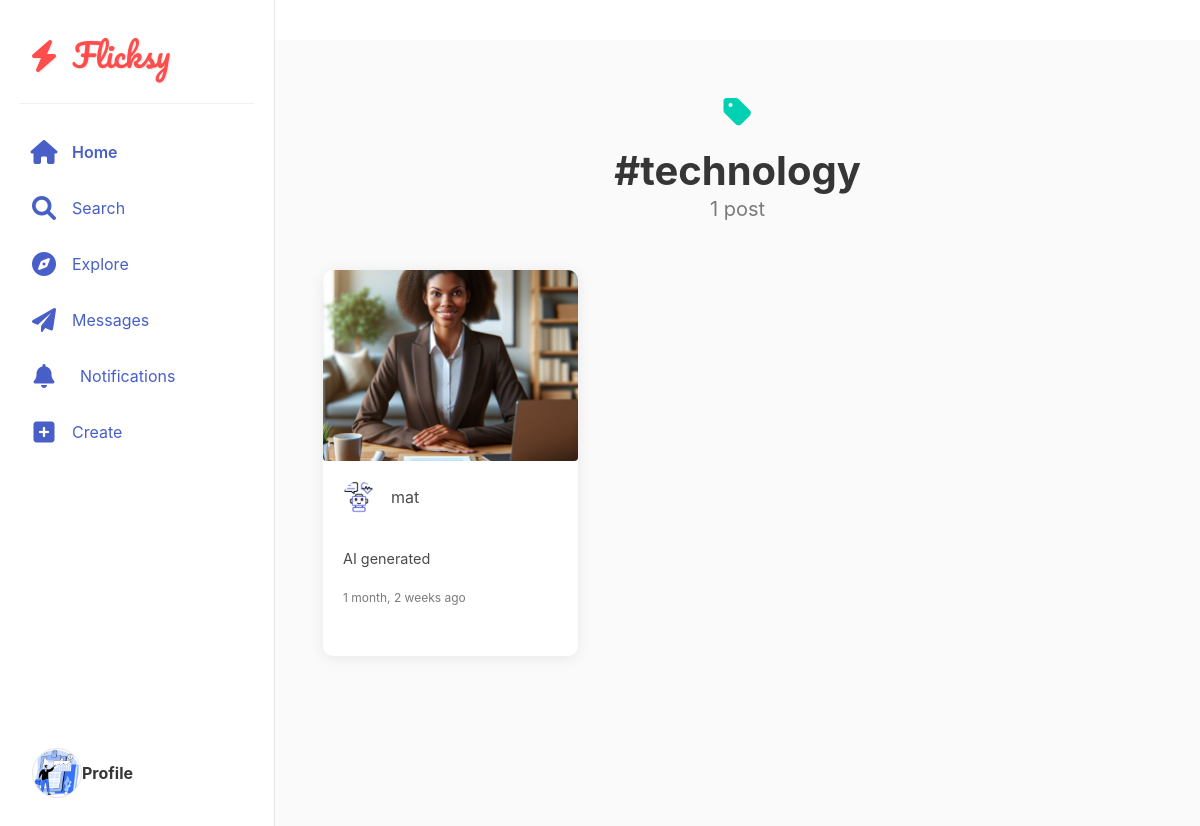
The app's page /tags/technology/ (signed in) with its own data.
### account/models.py (models this page shows, shortened)
class Profile(models.Model):
  user = models.OneToOneField(User,on_delete=models.CASCADE,related_name='profile')
  first_name = models.CharField(max_length=100,null=True,blank=True)
  last_name = models.CharField(max_length=100,null=True,blank=True)
  location = models.CharField(max_length=100,null=True,blank=True)
  social_url = models.URLField(blank=True,null=True)
  profile_info = models.TextField(blank=True,null=True)
  created = models.DateField(auto_now_add=True)
  favorites = models.ManyToManyField(Post, related_name='favorited_by', blank=True)
  picture = models.ImageField(upload_to='profile_pictures',blank=True,null=True)

### post/models.py (models this page shows, shortened)
class Tag(models.Model):
  title = models.CharField(max_length=100,verbose_name='Tag')
  slug = models.SlugField(null=False,unique=True)
  class Meta:
    verbose_name_plural ='Tags'

class Post(models.Model):
  id = models.UUIDField(primary_key=True,default=uuid.uuid4,editable=False)
  content = models.ManyToManyField(PostProfileContent,related_name='contents',blank=True)
  caption = models.TextField(max_length=2000,verbose_name='caption')
  date_posted = models.DateTimeField(auto_now_add=True)
  tags = models.ManyToManyField(Tag,related_name='tags')
  user = models.ForeignKey(User,on_delete=models.CASCADE)
  likes = models.IntegerField(default=0)
  unlikes = models.IntegerField(default=0)

class PostProfileContent(models.Model):
    CONTENT_TYPES = (
        ('image', 'Image'),
        ('video', 'Video'),
    )
    user = models.ForeignKey(User, on_delete=models.CASCADE, related_name='content_owner')
    file = models.FileField(upload_to='post_content', verbose_name='File', null=True, blank=True)
    content_type = models.CharField(max_length=10, choices=CONTENT_TYPES, default='image')

### post/views.py (the view)
# urls.py: path('tags/<slug:tag_slug>/',get_tags, name='tags'),
@login_required
def get_tags(request,tag_slug):
  tags = get_object_or_404(Tag,slug=tag_slug)
  posts = Post.objects.filter(tags=tags).order_by('-date_posted')
  return render(request,'tags.html',{'posts':posts,'tags':tags})

### direct_message/views.py (called while the page is built)
def check_direct(request):
    directs_count = 0
    if request.user.is_authenticated:
        directs_count = Message.objects.filter(
            user=request.user, is_read=False
        ).count()
    return {'directs_count': directs_count}

### notifications/context_processors.py (called while the page is built)
def unread_notifications(request):
    if request.user.is_authenticated:
        return {
            'unread_notifications_count': Notification.objects.filter(
                recipient=request.user,
                is_seen=False
            ).count()
        }
    return {}

### post/templates/tags.html (shortened to what this page needs)
{% extends 'base.html' %}
{% block content %}
<section class="section">
    <div class="container">
        <div class="has-text-centered mb-6">
            <span class="icon is-large has-text-primary">
                <i class="fas fa-tag fa-2x"></i>
            </span>
            <h1 class="title is-2 has-text-weight-bold mt-3">#{{ tags.title }}</h1>
            <p class="subtitle is-5 has-text-grey">{{ posts.count }} post{{ posts.count|pluralize }}</p>
        </div>
        {% if posts %}
        <div class="columns is-multiline is-variable is-4">
            {% for post in posts %}
            <div class="column is-one-third">
                <div class="card post-card">
                    <a href="{% url 'post_details' post.id %}">
                        <div class="card-image">
                            <figure class="image is-4by3" style="position: relative;">
                                {% with post.content.all|first as first_content %}
                                    {% if first_content %}
                                        {% if first_content.content_type == 'image' %}
                                        <img src="{{ first_content.file.url }}"
                                             alt="{{ post.caption|truncatechars:30 }}"
                                             style="position: absolute; top: 0; left: 0; width: 100%; height: 100%; object-fit: cover;">
                                        {% endif %}
                                    {% else %}
                                    <img src="https://bulma.io/images/placeholders/640x480.png"
                                         alt="Default post image"
                                         style="position: absolute; top: 0; left: 0; width: 100%; height: 100%; object-fit: cover;">
                                    {% endif %}
                                {% endwith %}
                            </figure>
                        </div>
                    </a>
                    <div class="card-content">
                        <div class="media">
                            <div class="media-left">
                                <figure class="image is-32x32">
                                    {% if post.user.profile.picture %}
                                    <img src="{{ post.user.profile.picture.url }}"
                                         class="is-rounded"
                                         alt="{{ post.user.username }}">
                                    {% else %}
                                    <img src="https://ui-avatars.com/api/?name={{ post.user.username }}&background=random"
                                         class="is-rounded"
                                         alt="{{ post.user.username }}">
                                    {% endif %}
                                </figure>
                            </div>
                            <div class="media-content">
                                <p class="subtitle is-6">{{ post.user.username }}</p>
                            </div>
                        </div>
                        <div class="content mt-3">
                            <p class="post-caption">{{ post.caption|truncatechars:100 }}</p>
                            <time datetime="{{ post.posted|date:'Y-m-d' }}" class="is-size-7 has-text-grey">
                                {{ post.date_posted|timesince }} ago
                            </time>
                        </div>
                    </div>
                </div>
            </div>
            {% endfor %}
        </div>
        {% else %}
        <div class="has-text-centered">
            <div class="notification is-light">
                No posts found with this tag.
            </div>
        </div>
        {% endif %}
    </div>
</section>
{% endblock %}

### post/templates/nav.html (shortened to what this page needs)
<nav class="side-nav" role="navigation" aria-label="main navigation">
     <div class="nav-logo">
      <i class="fas fa-bolt" style="color: #ff4d4d; margin-right: 8px;"></i>
      Flicksy
    </div>
    <div class="nav-menu">
        <a href="{% url 'home' %}" class="nav-item active">
            <span class="icon">
                <i class="fas fa-home"></i>
            </span>
            <span class="nav-label">Home</span>
        </a>
        <a href="{% url 'search_users' %}" class="nav-item">
            <span class="icon">
                <i class="fas fa-search"></i>
            </span>
            <span class="nav-label">Search</span>
        </a>
        <a href="{% url 'explore_users' %}" class="nav-item">
            <span class="icon">
                <i class="fas fa-compass"></i>
            </span>
            <span class="nav-label">Explore</span>
        </a>
     <a href="{% url 'inbox' %}" class="nav-item" style="display: inline-flex; align-items: center; position: relative;">
    <span class="icon">
        <i class="fas fa-paper-plane"></i>
    </span>
    <span class="nav-label" style="margin-right: 8px;">Messages</span>
</a>
<a href="{% url 'notifications-list' %}" class="nav-item is-flex is-align-items-center">
    <span class="icon is-relative">
        <i class="fas fa-bell"></i>
    </span>
    <span class="nav-label ml-2">Notifications</span>
</a>
        <a href="{% url 'new_post' %}" class="nav-item">
            <span class="icon">
                <i class="fas fa-plus-square"></i>
            </span>
            <span class="nav-label">Create</span>
        </a>
        {% if user.is_authenticated %}
        <div class="nav-profile">
             {% if request.user.profile.picture %}
    <img src="{{ request.user.profile.picture.url }}"
         class="is-rounded"
         alt="{{ request.user.username }}'s profile picture"
         width="50"
         height="50" style="border-radius: 50%; border: 1px solid #e6e6e6;">
{% else %}
    <img src="https://ui-avatars.com/api/?name={{ request.user.username }}&background=random&size=50"
         class="is-rounded"
         alt="Default profile picture"
         width="50"
         height="50">
{% endif %}
            <span class="nav-label"> <strong>Profile</strong></span>
        </div>
        {% endif %}
    </div>
</nav>
<main class="main-content" style="margin-left: 275px; padding: 20px;">
</main>

### post/templates/base.html (style rules this page uses)
.main-content { display: flex; justify-content: center; gap: 20px; max-width: 1200px; margin: 0 auto; padding: 20px; }

### post/templates/nav.html (style rules this page uses)
.side-nav { position: fixed; left: 0; top: 0; bottom: 0; width: 275px; background: white; border-right: 1px solid #e6e6e6; padding: 30px 20px; display: flex; flex-direction: column; z-index: 100; transition: all 0.3s ease; }
.nav-logo { padding: 0 12px 25px; margin-bottom: 20px; border-bottom: 1px solid #f0f0f0; }
.nav-menu { flex-grow: 1; display: flex; flex-direction: column; }
.nav-item { display: flex; align-items: center; padding: 12px; margin: 4px 0; border-radius: 8px; transition: all 0.2s ease; }
.nav-item.active { font-weight: 600; }
.nav-item .icon { width: 24px; height: 24px; font-size: 1.5rem; margin-right: 16px; display: flex; align-items: center; justify-content: center; }
.nav-item .nav-label { font-size: 16px; }
.nav-profile { display: flex; align-items: center; padding: 12px; margin-top: auto; position: relative; }
.nav-logo { font-family: 'Pacifico', cursive; font-size: 2rem; color: #ff4d4d; text-shadow: 1px 1px 2px rgba(0,0,0,0.1); cursor: pointer; transition: transform 0.2s ease; }

### post/templates/tags.html (style rules this page uses)
.post-card { border-radius: 10px; overflow: hidden; box-shadow: 0 2px 15px rgba(0,0,0,0.08); transition: transform 0.3s ease, box-shadow 0.3s ease; height: 100%; display: flex; flex-direction: column; }
.card-image { background: #f5f5f5; position: relative; }
.card-content { flex-grow: 1; display: flex; flex-direction: column; padding: 1.25rem; }
.post-caption { font-size: 0.9rem; line-height: 1.4; word-break: break-word; }
.media { align-items: center; margin-bottom: 0.75rem; }

### records on screen
Tag: title "technology"
Post: file (picture), user.profile.picture (picture), user.username "mat", caption "AI generated", date_posted "1 month, 2 weeks"

### other values on screen
{{ posts.count }} "1"
